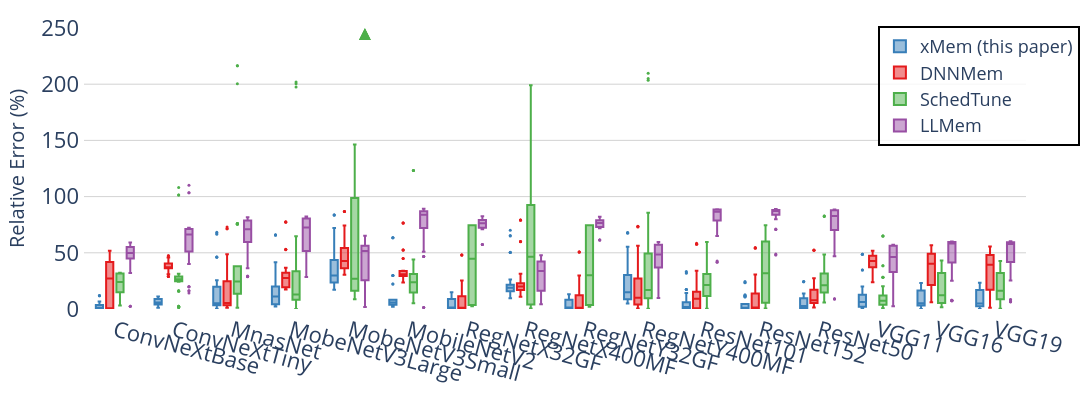

Notebook source saved alongside this figure:
### Markdown cell above
## Box Plot of Relative Error for AdamW (Not included in the paper as space is limited)

### Code cell
fig = e_plot.plot_relative_error_in_box_diagram_with_verification_data(
    title="Evaluation-Relative Error Experiments Result across Estimators-AdamW",
    data_dir=anova_dir,
    optimiser="AdamW",
    overall_median=False,
    image_size=(2000, 400),
    font_size=20,
    legend_font_size=18,
    tickfont_size=22,
    view_mode=view_mode
)
fig.show()

### Figure 1 — Plotly figure (JSON) as saved in the notebook; plotly's stock layout.template omitted (floating-point values rounded to 4 significant figures; data arrays with more than 128 entries replaced by an {"elided": "..."} marker saying what was removed)
{"data": [{"alignmentgroup": "True", "hovertemplate": "Estimator=xMem (this paper)<br>Model=%{x}<br>Error=%{y}<extra></extra>", "legendgroup": "xMem (this paper)", "marker": {"color": "#377eb8", "size": 3}, "name": "xMem (this paper)", "notched": false, "offsetgroup": "xMem (this paper)", "orientation": "v", "showlegend": true, "type": "box", "x": {"elided": "664 str values"}, "x0": " ", "xaxis": "x", "y": {"elided": "664 float values"}, "y0": " ", "yaxis": "y"}, {"alignmentgroup": "True", "hovertemplate": "Estimator=DNNMem<br>Model=%{x}<br>Error=%{y}<extra></extra>", "legendgroup": "DNNMem", "marker": {"color": "#e41a1c", "size": 3}, "name": "DNNMem", "notched": false, "offsetgroup": "DNNMem", "orientation": "v", "showlegend": true, "type": "box", "x": {"elided": "664 str values"}, "x0": " ", "xaxis": "x", "y": {"elided": "664 float values"}, "y0": " ", "yaxis": "y"}, {"alignmentgroup": "True", "hovertemplate": "Estimator=SchedTune<br>Model=%{x}<br>Error=%{y}<extra></extra>", "legendgroup": "SchedTune", "marker": {"color": "#4daf4a", "size": 3}, "name": "SchedTune", "notched": false, "offsetgroup": "SchedTune", "orientation": "v", "showlegend": true, "type": "box", "x": {"elided": "664 str values"}, "x0": " ", "xaxis": "x", "y": {"elided": "664 float values"}, "y0": " ", "yaxis": "y"}, {"alignmentgroup": "True", "hovertemplate": "Estimator=LLMem<br>Model=%{x}<br>Error=%{y}<extra></extra>", "legendgroup": "LLMem", "marker": {"color": "#984ea3", "size": 3}, "name": "LLMem", "notched": false, "offsetgroup": "LLMem", "orientation": "v", "showlegend": true, "type": "box", "x": {"elided": "664 str values"}, "x0": " ", "xaxis": "x", "y": {"elided": "664 float values"}, "y0": " ", "yaxis": "y"}], "layout": {"annotations": [{"align": "center", "font": {"color": "#4daf4a", "size": 20}, "showarrow": false, "text": "▲", "x": "MobeNetV3Small", "xanchor": "center", "xshift": 15, "y": 250, "yanchor": "bottom", "yshift": -20}, {"align": "center", "font": {"color": "#4daf4a", "size": 20}, "showarrow": false, "text": "▲", "x": "MobeNetV3Small", "xanchor": "center", "xshift": 15, "y": 250, "yanchor": "bottom", "yshift": -20}, {"align": "center", "font": {"color": "#4daf4a", "size": 20}, "showarrow": false, "text": "▲", "x": "MobeNetV3Small", "xanchor": "center", "xshift": 15, "y": 250, "yanchor": "bottom", "yshift": -20}], "boxmode": "group", "font": {"size": 20}, "height": 400, "legend": {"bgcolor": "rgba(255,255,255,0.8)", "bordercolor": "Black", "borderwidth": 2, "font": {"size": 18}, "orientation": "v", "title": {}, "tracegroupgap": 0, "x": 0.95, "xanchor": "center", "y": 0.58, "yanchor": "bottom"}, "margin": {"b": 50, "l": 60, "pad": 4, "r": 20, "t": 20}, "plot_bgcolor": "white", "title": {"x": 0.5}, "width": 2000, "xaxis": {"anchor": "y", "categoryarray": ["ConvNeXtBase", "ConvNeXtTiny", "MnasNet", "MobeNetV3Large", "MobeNetV3Small", "MobileNetV2", "RegNetX32GF", "RegNetX400MF", "RegNetY32GF", "RegNetY400MF", "ResNet101", "ResNet152", "ResNet50", "VGG11", "VGG16", "VGG19"], "categoryorder": "array", "domain": [0.0, 1.0], "showgrid": false, "tickangle": 15, "tickfont": {"size": 22}, "title": {"font": {"size": 20}}}, "yaxis": {"anchor": "x", "domain": [0.0, 1.0], "gridcolor": "LightGray", "range": [0, 250], "showgrid": true, "tickfont": {"size": 22}, "title": {"font": {"size": 20}, "text": "Relative Error (%)"}, "zeroline": false}}}
